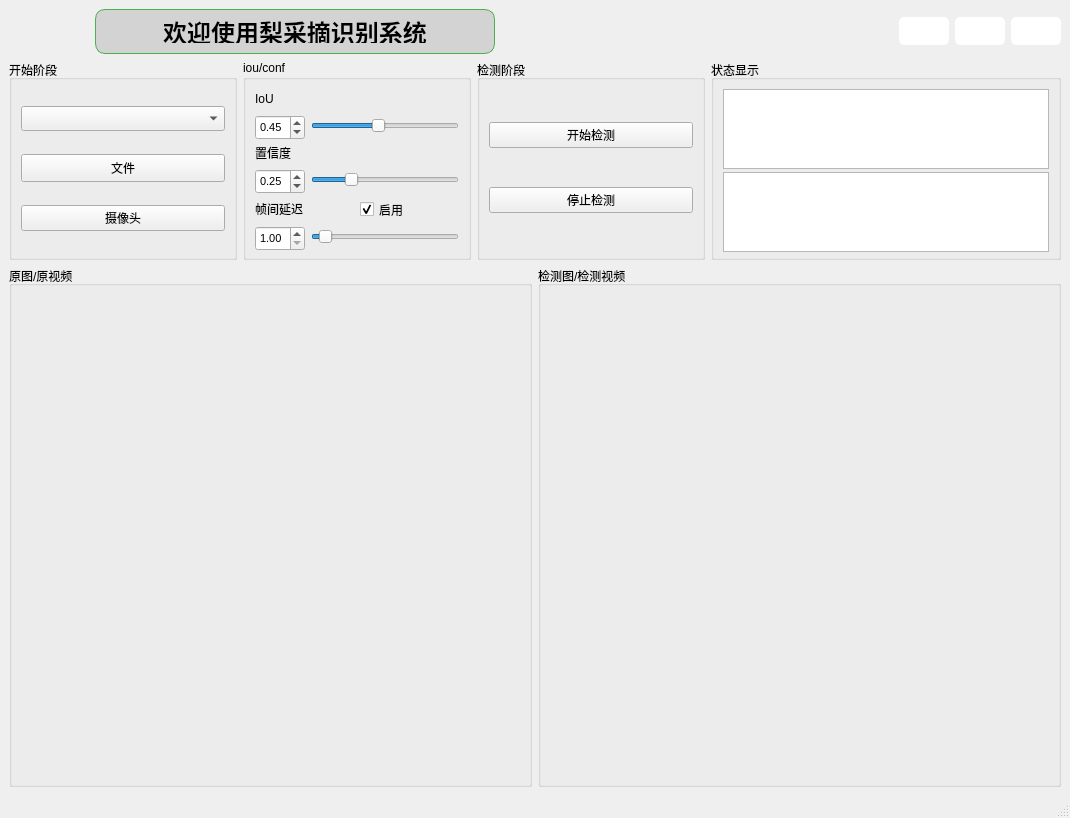
<?xml version="1.0" encoding="UTF-8"?>
<ui version="4.0">
 <class>MainWindow</class>
 <widget class="QMainWindow" name="MainWindow">
  <property name="geometry">
   <rect>
    <x>0</x>
    <y>0</y>
    <width>1070</width>
    <height>818</height>
   </rect>
  </property>
  <property name="windowTitle">
   <string>MainWindow</string>
  </property>
  <widget class="QWidget" name="centralwidget">
   <layout class="QGridLayout" name="gridLayout_6">
    <item row="0" column="0">
     <layout class="QVBoxLayout" name="verticalLayout_2" stretch="1,2,10">
      <item>
       <layout class="QHBoxLayout" name="horizontalLayout_2" stretch="1,1,5,1">
        <item>
         <widget class="QLabel" name="label_4">
          <property name="sizePolicy">
           <sizepolicy hsizetype="Preferred" vsizetype="Preferred">
            <horstretch>0</horstretch>
            <verstretch>0</verstretch>
           </sizepolicy>
          </property>
          <property name="text">
           <string/>
          </property>
          <property name="pixmap">
           <pixmap resource="img.qrc">:/png/icon/上海大学002.png</pixmap>
          </property>
          <property name="alignment">
           <set>Qt::AlignCenter</set>
          </property>
         </widget>
        </item>
        <item>
         <widget class="QLabel" name="label">
          <property name="minimumSize">
           <size>
            <width>400</width>
            <height>45</height>
           </size>
          </property>
          <property name="font">
           <font>
            <family>AcadEref</family>
            <pointsize>-1</pointsize>
            <weight>75</weight>
            <bold>true</bold>
           </font>
          </property>
          <property name="styleSheet">
           <string notr="true">QLabel {
    color: #000000;  /* 已更改为黑色 */
    font-size: 24px;  /* 字体大小已恢复为 24px */
    font-weight: bold;
    text-align: center;
    qproperty-alignment: AlignCenter;
    border: 1px solid #4CAF50;
    border-radius: 10px;
    padding: 10px;
    background-color: #D3D3D3;
}
</string>
          </property>
          <property name="text">
           <string>欢迎使用梨采摘识别系统</string>
          </property>
          <property name="alignment">
           <set>Qt::AlignCenter</set>
          </property>
         </widget>
        </item>
        <item>
         <spacer name="horizontalSpacer">
          <property name="orientation">
           <enum>Qt::Horizontal</enum>
          </property>
          <property name="sizeHint" stdset="0">
           <size>
            <width>40</width>
            <height>20</height>
           </size>
          </property>
         </spacer>
        </item>
        <item>
         <layout class="QHBoxLayout" name="horizontalLayout" stretch="1,1,1">
          <item>
           <widget class="QPushButton" name="minButton">
            <property name="enabled">
             <bool>true</bool>
            </property>
            <property name="minimumSize">
             <size>
              <width>50</width>
              <height>28</height>
             </size>
            </property>
            <property name="maximumSize">
             <size>
              <width>50</width>
              <height>28</height>
             </size>
            </property>
            <property name="styleSheet">
             <string notr="true">QPushButton {
    border-style: solid;
    border-width: 0px;
    border-radius: 5px;
    background-color: #FFFFFF; /* 使用白色背景 */
    color: white; /* 使用白色文字，与白色背景形成对比 */
}

QPushButton::focus {
    outline: none;
}

QPushButton::hover {
    border-style: solid;
    border-width: 0px;
    border-radius: 5px;
    background-color: rgba(60, 60, 60, 255); /* 当鼠标悬停时，使按钮变得稍微深色，提供视觉反馈 */
}

QPushButton:pressed {
    background-color: rgba(100, 100, 100, 255); /* 按钮被按下时，使按钮变得稍微浅色，提供视觉反馈 */
}
</string>
            </property>
            <property name="text">
             <string/>
            </property>
            <property name="icon">
             <iconset resource="img.qrc">
              <normaloff>:/png/icon/最小化_黑色.png</normaloff>:/png/icon/最小化_黑色.png</iconset>
            </property>
           </widget>
          </item>
          <item>
           <widget class="QPushButton" name="maxButton">
            <property name="minimumSize">
             <size>
              <width>50</width>
              <height>28</height>
             </size>
            </property>
            <property name="maximumSize">
             <size>
              <width>50</width>
              <height>28</height>
             </size>
            </property>
            <property name="styleSheet">
             <string notr="true">QPushButton {
    border-style: solid;
    border-width: 0px;
    border-radius: 5px;
    background-color: #FFFFFF; /* 使用白色背景 */
    color: white; /* 使用白色文字，与白色背景形成对比 */
}

QPushButton::focus {
    outline: none;
}

QPushButton::hover {
    border-style: solid;
    border-width: 0px;
    border-radius: 5px;
    background-color: rgba(60, 60, 60, 255); /* 当鼠标悬停时，使按钮变得稍微深色，提供视觉反馈 */
}

QPushButton:pressed {
    background-color: rgba(100, 100, 100, 255); /* 按钮被按下时，使按钮变得稍微浅色，提供视觉反馈 */
}
</string>
            </property>
            <property name="text">
             <string/>
            </property>
            <property name="icon">
             <iconset resource="img.qrc">
              <normaloff>:/png/icon/正方形_黑色.png</normaloff>:/png/icon/正方形_黑色.png</iconset>
            </property>
           </widget>
          </item>
          <item>
           <widget class="QPushButton" name="closeButton">
            <property name="minimumSize">
             <size>
              <width>50</width>
              <height>28</height>
             </size>
            </property>
            <property name="maximumSize">
             <size>
              <width>50</width>
              <height>28</height>
             </size>
            </property>
            <property name="styleSheet">
             <string notr="true">QPushButton {
    border-style: solid;
    border-width: 0px;
    border-radius: 5px;
    background-color: #FFFFFF; /* 使用白色背景 */
    color: white; /* 使用白色文字，与白色背景形成对比 */
}

QPushButton::focus {
    outline: none;
}

QPushButton::hover {
    border-style: solid;
    border-width: 0px;
    border-radius: 5px;
    background-color: rgba(60, 60, 60, 255); /* 当鼠标悬停时，使按钮变得稍微深色，提供视觉反馈 */
}

QPushButton:pressed {
    background-color: rgba(100, 100, 100, 255); /* 按钮被按下时，使按钮变得稍微浅色，提供视觉反馈 */
}
</string>
            </property>
            <property name="text">
             <string/>
            </property>
            <property name="icon">
             <iconset resource="img.qrc">
              <normaloff>:/png/icon/关闭_黑色.png</normaloff>:/png/icon/关闭_黑色.png</iconset>
            </property>
           </widget>
          </item>
         </layout>
        </item>
       </layout>
      </item>
      <item>
       <layout class="QHBoxLayout" name="horizontalLayout_7" stretch="1,1,1,1">
        <item>
         <widget class="QGroupBox" name="groupBox_2">
          <property name="minimumSize">
           <size>
            <width>150</width>
            <height>200</height>
           </size>
          </property>
          <property name="maximumSize">
           <size>
            <width>16777215</width>
            <height>300</height>
           </size>
          </property>
          <property name="title">
           <string>开始阶段</string>
          </property>
          <layout class="QVBoxLayout" name="verticalLayout">
           <item>
            <widget class="QComboBox" name="comboBox">
             <property name="enabled">
              <bool>true</bool>
             </property>
             <property name="minimumSize">
              <size>
               <width>90</width>
               <height>25</height>
              </size>
             </property>
             <property name="styleSheet">
              <string notr="true"/>
             </property>
            </widget>
           </item>
           <item>
            <widget class="QPushButton" name="file">
             <property name="minimumSize">
              <size>
               <width>90</width>
               <height>25</height>
              </size>
             </property>
             <property name="maximumSize">
              <size>
               <width>16777215</width>
               <height>28</height>
              </size>
             </property>
             <property name="text">
              <string>文件</string>
             </property>
             <property name="iconSize">
              <size>
               <width>20</width>
               <height>20</height>
              </size>
             </property>
            </widget>
           </item>
           <item>
            <widget class="QPushButton" name="camera">
             <property name="minimumSize">
              <size>
               <width>90</width>
               <height>25</height>
              </size>
             </property>
             <property name="text">
              <string>摄像头</string>
             </property>
            </widget>
           </item>
          </layout>
         </widget>
        </item>
        <item>
         <widget class="QGroupBox" name="groupBox">
          <property name="minimumSize">
           <size>
            <width>150</width>
            <height>200</height>
           </size>
          </property>
          <property name="maximumSize">
           <size>
            <width>16777215</width>
            <height>300</height>
           </size>
          </property>
          <property name="title">
           <string>iou/conf</string>
          </property>
          <layout class="QGridLayout" name="gridLayout_3">
           <item row="0" column="0">
            <widget class="QLabel" name="label_2">
             <property name="minimumSize">
              <size>
               <width>25</width>
               <height>20</height>
              </size>
             </property>
             <property name="text">
              <string>IoU</string>
             </property>
            </widget>
           </item>
           <item row="3" column="0">
            <layout class="QHBoxLayout" name="horizontalLayout_4">
             <item>
              <widget class="QDoubleSpinBox" name="confSpinBox">
               <property name="minimumSize">
                <size>
                 <width>50</width>
                 <height>25</height>
                </size>
               </property>
               <property name="maximumSize">
                <size>
                 <width>50</width>
                 <height>16777215</height>
                </size>
               </property>
               <property name="font">
                <font>
                 <family>Microsoft JhengHei UI</family>
                 <pointsize>8</pointsize>
                </font>
               </property>
               <property name="maximum">
                <double>1.000000000000000</double>
               </property>
               <property name="singleStep">
                <double>0.010000000000000</double>
               </property>
               <property name="value">
                <double>0.250000000000000</double>
               </property>
              </widget>
             </item>
             <item>
              <widget class="QSlider" name="confSlider">
               <property name="minimumSize">
                <size>
                 <width>80</width>
                 <height>0</height>
                </size>
               </property>
               <property name="maximum">
                <number>100</number>
               </property>
               <property name="value">
                <number>25</number>
               </property>
               <property name="orientation">
                <enum>Qt::Horizontal</enum>
               </property>
              </widget>
             </item>
            </layout>
           </item>
           <item row="5" column="0">
            <layout class="QHBoxLayout" name="horizontalLayout_5">
             <item>
              <widget class="QDoubleSpinBox" name="rateSpinBox">
               <property name="minimumSize">
                <size>
                 <width>50</width>
                 <height>25</height>
                </size>
               </property>
               <property name="maximumSize">
                <size>
                 <width>50</width>
                 <height>16777215</height>
                </size>
               </property>
               <property name="font">
                <font>
                 <family>Microsoft JhengHei UI</family>
                 <pointsize>8</pointsize>
                </font>
               </property>
               <property name="decimals">
                <number>2</number>
               </property>
               <property name="minimum">
                <double>1.000000000000000</double>
               </property>
               <property name="maximum">
                <double>20.000000000000000</double>
               </property>
               <property name="singleStep">
                <double>1.000000000000000</double>
               </property>
              </widget>
             </item>
             <item>
              <widget class="QSlider" name="rateSlider">
               <property name="minimumSize">
                <size>
                 <width>80</width>
                 <height>0</height>
                </size>
               </property>
               <property name="maximum">
                <number>20</number>
               </property>
               <property name="pageStep">
                <number>1</number>
               </property>
               <property name="value">
                <number>1</number>
               </property>
               <property name="orientation">
                <enum>Qt::Horizontal</enum>
               </property>
              </widget>
             </item>
            </layout>
           </item>
           <item row="1" column="0">
            <layout class="QHBoxLayout" name="horizontalLayout_3">
             <item>
              <widget class="QDoubleSpinBox" name="iouSpinBox">
               <property name="minimumSize">
                <size>
                 <width>50</width>
                 <height>25</height>
                </size>
               </property>
               <property name="maximumSize">
                <size>
                 <width>50</width>
                 <height>16777215</height>
                </size>
               </property>
               <property name="font">
                <font>
                 <family>Microsoft YaHei UI</family>
                 <pointsize>8</pointsize>
                </font>
               </property>
               <property name="styleSheet">
                <string notr="true"/>
               </property>
               <property name="maximum">
                <double>1.000000000000000</double>
               </property>
               <property name="singleStep">
                <double>0.010000000000000</double>
               </property>
               <property name="value">
                <double>0.450000000000000</double>
               </property>
              </widget>
             </item>
             <item>
              <widget class="QSlider" name="iouSlider">
               <property name="minimumSize">
                <size>
                 <width>80</width>
                 <height>0</height>
                </size>
               </property>
               <property name="styleSheet">
                <string notr="true"/>
               </property>
               <property name="maximum">
                <number>100</number>
               </property>
               <property name="value">
                <number>45</number>
               </property>
               <property name="orientation">
                <enum>Qt::Horizontal</enum>
               </property>
              </widget>
             </item>
            </layout>
           </item>
           <item row="4" column="0">
            <layout class="QHBoxLayout" name="horizontalLayout_6">
             <item>
              <widget class="QLabel" name="label_5">
               <property name="minimumSize">
                <size>
                 <width>0</width>
                 <height>20</height>
                </size>
               </property>
               <property name="text">
                <string>帧间延迟</string>
               </property>
              </widget>
             </item>
             <item>
              <widget class="QCheckBox" name="checkBox">
               <property name="minimumSize">
                <size>
                 <width>0</width>
                 <height>25</height>
                </size>
               </property>
               <property name="text">
                <string>启用</string>
               </property>
               <property name="checked">
                <bool>true</bool>
               </property>
              </widget>
             </item>
            </layout>
           </item>
           <item row="2" column="0">
            <widget class="QLabel" name="label_3">
             <property name="minimumSize">
              <size>
               <width>45</width>
               <height>20</height>
              </size>
             </property>
             <property name="text">
              <string>置信度</string>
             </property>
            </widget>
           </item>
          </layout>
         </widget>
        </item>
        <item>
         <widget class="QGroupBox" name="groupBox_3">
          <property name="minimumSize">
           <size>
            <width>150</width>
            <height>200</height>
           </size>
          </property>
          <property name="maximumSize">
           <size>
            <width>16777215</width>
            <height>300</height>
           </size>
          </property>
          <property name="title">
           <string>检测阶段</string>
          </property>
          <layout class="QGridLayout" name="gridLayout_2">
           <item row="1" column="0">
            <widget class="QPushButton" name="StopDet">
             <property name="minimumSize">
              <size>
               <width>90</width>
               <height>25</height>
              </size>
             </property>
             <property name="text">
              <string>停止检测</string>
             </property>
             <property name="autoExclusive">
              <bool>false</bool>
             </property>
            </widget>
           </item>
           <item row="0" column="0">
            <widget class="QPushButton" name="BeginDet">
             <property name="minimumSize">
              <size>
               <width>90</width>
               <height>25</height>
              </size>
             </property>
             <property name="text">
              <string>开始检测</string>
             </property>
             <property name="iconSize">
              <size>
               <width>30</width>
               <height>30</height>
              </size>
             </property>
             <property name="checkable">
              <bool>true</bool>
             </property>
            </widget>
           </item>
          </layout>
         </widget>
        </item>
        <item>
         <widget class="QGroupBox" name="groupBox_4">
          <property name="minimumSize">
           <size>
            <width>350</width>
            <height>200</height>
           </size>
          </property>
          <property name="maximumSize">
           <size>
            <width>16777215</width>
            <height>300</height>
           </size>
          </property>
          <property name="title">
           <string>状态显示</string>
          </property>
          <layout class="QGridLayout" name="gridLayout">
           <item row="0" column="0">
            <widget class="QTextBrowser" name="statistic_label">
             <property name="minimumSize">
              <size>
               <width>250</width>
               <height>80</height>
              </size>
             </property>
            </widget>
           </item>
           <item row="1" column="0">
            <widget class="QListWidget" name="resultWidget">
             <property name="minimumSize">
              <size>
               <width>250</width>
               <height>80</height>
              </size>
             </property>
            </widget>
           </item>
          </layout>
         </widget>
        </item>
       </layout>
      </item>
      <item>
       <layout class="QHBoxLayout" name="horizontalLayout_8">
        <item>
         <widget class="QGroupBox" name="groupBox_5">
          <property name="minimumSize">
           <size>
            <width>500</width>
            <height>350</height>
           </size>
          </property>
          <property name="title">
           <string>原图/原视频</string>
          </property>
          <layout class="QGridLayout" name="gridLayout_4">
           <item row="0" column="0">
            <widget class="QLabel" name="raw_video">
             <property name="minimumSize">
              <size>
               <width>450</width>
               <height>300</height>
              </size>
             </property>
             <property name="styleSheet">
              <string notr="true">background-image: url(:/png/icon/纯白图片.png);</string>
             </property>
             <property name="text">
              <string/>
             </property>
            </widget>
           </item>
          </layout>
         </widget>
        </item>
        <item>
         <widget class="QGroupBox" name="groupBox_7">
          <property name="minimumSize">
           <size>
            <width>500</width>
            <height>350</height>
           </size>
          </property>
          <property name="title">
           <string>检测图/检测视频</string>
          </property>
          <layout class="QGridLayout" name="gridLayout_5">
           <item row="0" column="0">
            <widget class="QLabel" name="out_video">
             <property name="minimumSize">
              <size>
               <width>450</width>
               <height>300</height>
              </size>
             </property>
             <property name="styleSheet">
              <string notr="true">background-image: url(:/png/icon/纯白图片.png);</string>
             </property>
             <property name="text">
              <string/>
             </property>
            </widget>
           </item>
          </layout>
         </widget>
        </item>
       </layout>
      </item>
     </layout>
    </item>
   </layout>
  </widget>
  <widget class="QMenuBar" name="menubar">
   <property name="geometry">
    <rect>
     <x>0</x>
     <y>0</y>
     <width>1070</width>
     <height>26</height>
    </rect>
   </property>
  </widget>
  <widget class="QStatusBar" name="statusbar"/>
 </widget>
 <resources>
  <include location="img.qrc"/>
  <include location="img.qrc"/>
 </resources>
 <connections/>
</ui>
